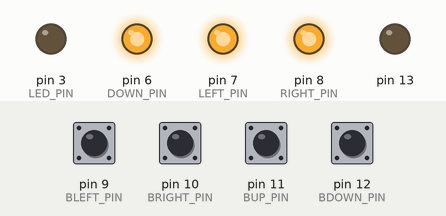
A sketch run on a simulated Arduino Uno, built with avr-gcc and run on an emulated ATmega328P. Shown: output pins drawn as LEDs (lit = HIGH). Inputs (shaded band) come from the test bench; at power-on: pin 9 (BLEFT_PIN), pin 10 (BRIGHT_PIN), pin 11 (BUP_PIN), pin 12 (BDOWN_PIN) HIGH. What the sketch prints to the serial monitor is not drawn.

Above: at 1.2 s.
1.3 s: pin 9 (BLEFT_PIN) pulled LOW for 0.15 s
At 1.37 s:
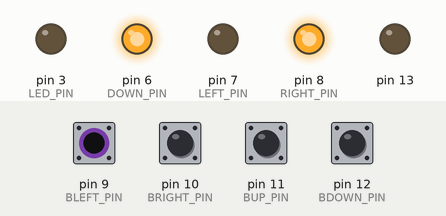
2.9 s: pin 10 (BRIGHT_PIN) pulled LOW for 0.15 s
At 2.97 s:
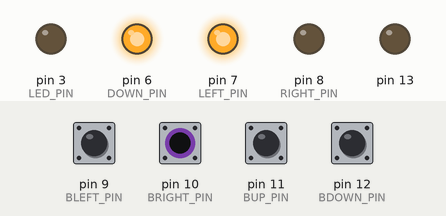
4.5 s: pin 12 (BDOWN_PIN) pulled LOW for 0.15 s
At 4.57 s:
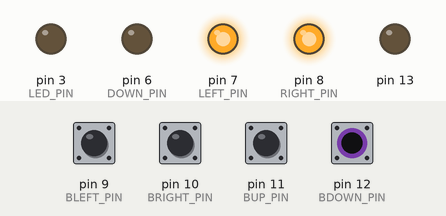
6.1 s: pin 9 (BLEFT_PIN) driven LOW and pin 10 (BRIGHT_PIN) driven LOW
At 6.6 s:
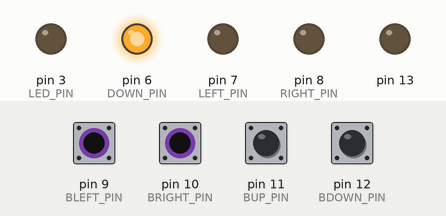
7.6 s: pin 12 (BDOWN_PIN) pulled LOW for 1 s
At 8.4 s:
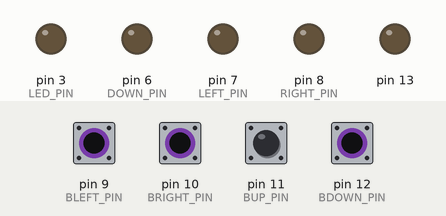
10.1 s: pin 9 (BLEFT_PIN) driven HIGH
At 10.8 s:
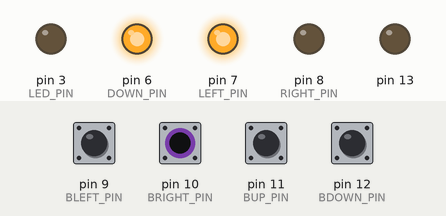
Timing chart, 0 to 12.6 s (numbered marks = the images above; inputs shaded):
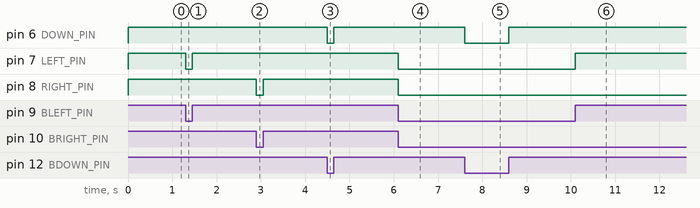

The sketch:

SDGS_Positioner_Controller.ino
```cpp
#define AZM_PIN A1
#define ELV_PIN A2

#define BLEFT_PIN 9
#define BRIGHT_PIN 10
#define BUP_PIN 11
#define BDOWN_PIN 12

#define UP_PIN 5
#define DOWN_PIN 6
#define LEFT_PIN 7
#define RIGHT_PIN 8

#define LED_PIN 3

#define SWITCH_PIN 4
#define BUTTON_PIN 5

#define MINVOLTAGE_AZM_ADDRESS 0
#define MAXVOLTAGE_AZM_ADDRESS 0x8

#include <EEPROM.h>


void setup() {
  Serial.begin(9600);
  pinMode(13, OUTPUT);
  digitalWrite(13, LOW);

  pinMode(BDOWN_PIN, INPUT_PULLUP);
  pinMode(BUP_PIN, INPUT_PULLUP);
  pinMode(BLEFT_PIN, INPUT_PULLUP);
  pinMode(BRIGHT_PIN, INPUT_PULLUP);

  pinMode(UP_PIN ,OUTPUT);
  pinMode(DOWN_PIN ,OUTPUT);
  pinMode(LEFT_PIN ,OUTPUT);
  pinMode(RIGHT_PIN ,OUTPUT);

  pinMode(LED_PIN, OUTPUT);

  pinMode(SWITCH_PIN, INPUT);
  pinMode(BUTTON_PIN, INPUT_PULLUP);

  digitalWrite(LEFT_PIN, HIGH);
  digitalWrite(RIGHT_PIN, HIGH);
  digitalWrite(UP_PIN, HIGH);
  digitalWrite(DOWN_PIN, HIGH);
  digitalWrite(LED_PIN, LOW);

  analogReference(EXTERNAL);

  Serial.println("hello");

}

int commandAction(byte command) {
 switch(command) {
  case 0x1:
    azmLeft();
    return 0xFFFFFFFF;
  case 0x2:
    azmRight();
    return 0xFFFFFFFF;
  case 0x3:
    elvUp();
    return 0xFFFFFFFF;
  case 0x4:
    elvDown();
    return 0xFFFFFFFF;
  case 0x5:
    return 0xFFFFFFFF;
  case 0x6:
    return 0xFFFFFFFF;
  case 0x7:
    return 0xFFFFFFFF;
  case 0x8:
    azmStop();
    return 0xFFFFFFFF;
  case 0x9:
    elvStop();
    return 0xFFFFFFFF;
  case 0xA:
    allStop();
    return 0xFFFFFFFF;
  case 0xB:
    return 0xFFFFFFFF;
  case 0xC:
    return 0xFFFFFFFF;
  case 0xD:
    return 0xFFFFFFFF;
  case 0xE:
    return 0xFFFFFFFF;
  case 0xF:
    return 0xFFFFFFFF;
 }
 if(command >= 0x30 && command < 0x40) {
  return command ^ 0x30 ;
 }
 if(command >= 0x20 && command < 0x30) {
  return command ^ 0x20;
 }
}

void calibrate() {
  float voltageMin;
  float voltageMax;

  //Needs to be written

  //EEPROM.update(MINVOLTAGE_ADDRESS, voltageMin*10);
  //EEPROM.update(MAXVOLTAGE_ADDRESS, voltageMax*10);

}

float getMinVoltage() {
  //float minVoltage = EEPROM.read(MINVOLTAGE_ADDRESS) / 10;
  //return minVoltage;
}

float getMaxVoltage() {
  //float maxVoltage = EEPROM.read(MAXVOLTAGE_ADDRESS) / 10;
  //return maxVoltage;
}

void setMinVoltage(float minVoltage) {
  //EEPROM.update(MINVOLTAGE_ADDRESS, minVoltage);
}

void setMaxVoltage(float maxVoltage) {
  //EEPROM.update(MAXVOLTAGE_ADDRESS, maxVoltage);
}


float getAZMAngle(float minVolts, float maxVolts) {

  int analogVal = analogRead(AZM_PIN);

  float voltage = analogVal*5.0/1023.0;
  float angle = (voltage - minVolts) * (450) / (maxVolts - minVolts) + 0;

  //(x - in_min) * (out_max - out_min) / (in_max - in_min) + out_min;
  return voltage;
}

float getELVAngle(float minVolts, float maxVolts) {

  int analogVal = analogRead(ELV_PIN);

  float voltage = analogVal*5.0/1023.0;
  float angle = (voltage - minVolts) * (450) / (maxVolts - minVolts) + 0;

  //(x - in_min) * (out_max - out_min) / (in_max - in_min) + out_min;
  return angle;
}

bool azmAction(int angle, float minVolts, float maxVolts) {

  float currentAngle = getAZMAngle(minVolts, maxVolts);

  if(currentAngle > angle){
    while(currentAngle > angle) {
      currentAngle = getAZMAngle(minVolts, maxVolts);

      digitalWrite(LED_PIN, HIGH);
      digitalWrite(LEFT_PIN, LOW);
    }
    digitalWrite(LED_PIN, LOW);
    digitalWrite(LEFT_PIN, HIGH);
    return true;
  }
  else if(currentAngle < angle){
    while(currentAngle < angle) {
      currentAngle = getAZMAngle(minVolts, maxVolts);

      digitalWrite(LED_PIN, HIGH);
      digitalWrite(RIGHT_PIN, LOW);
    }
    digitalWrite(LED_PIN, LOW);
    digitalWrite(RIGHT_PIN, HIGH);
    return true;
  }
  else {
    return false;
  }

}

bool elvAction(int angle, float minVolts, float maxVolts) {

  float currentAngle = getELVAngle(minVolts, maxVolts);

  if(currentAngle > angle){
    while(currentAngle > angle) {
      currentAngle = getELVAngle(minVolts, maxVolts);

      digitalWrite(LED_PIN, HIGH);
      digitalWrite(DOWN_PIN, LOW);
    }
    digitalWrite(LED_PIN, LOW);
    digitalWrite(DOWN_PIN, HIGH);
    return true;
  }
  else if(currentAngle < angle){
    while(currentAngle < angle) {
      currentAngle = getELVAngle(minVolts, maxVolts);

      digitalWrite(LED_PIN, HIGH);
      digitalWrite(UP_PIN, LOW);
    }
    digitalWrite(LED_PIN, LOW);
    digitalWrite(UP_PIN, HIGH);
    return true;
  }
  else {
    return false;
  }

}

void azmLeft() {
  digitalWrite(LEFT_PIN, LOW);
  digitalWrite(LED_PIN, HIGH);
}

void azmRight() {
  digitalWrite(RIGHT_PIN, LOW);
  digitalWrite(LED_PIN, HIGH);
}

void elvUp() {
  digitalWrite(UP_PIN, LOW);
  digitalWrite(LED_PIN, HIGH);
}

void elvDown() {
  digitalWrite(DOWN_PIN, LOW);
  digitalWrite(LED_PIN, HIGH);
}

void azmStop() {
  digitalWrite(LEFT_PIN, HIGH);
  digitalWrite(RIGHT_PIN, HIGH);
  digitalWrite(LED_PIN, LOW);
}

void elvStop() {
  digitalWrite(UP_PIN, HIGH);
  digitalWrite(DOWN_PIN, HIGH);
  digitalWrite(LED_PIN, LOW);
}

void allStop(){
  azmStop();
  elvStop();
}

void loop() {
  //Serial.println(getAZMAngle(2.0,4.5));
  /*
  Serial.print(Serial.read());
  Serial.print(" ");
  Serial.println(Serial.available());


  if(Serial.available() > 0) {
    byte message = Serial.read();
    //Serial.println(message, HEX);
    int response = commandAction(message);
    Serial.println(response, HEX);
    //Serial.read();
  } */

  //float voltage = analogRead(AZM_PIN)*5.0/1023.0;
  //Serial.println(voltage);
  //delay(10);

  if(digitalRead(BUP_PIN) == LOW) digitalWrite(UP_PIN, LOW);
  else digitalWrite(UP_PIN,HIGH);

  if(digitalRead(BDOWN_PIN) == LOW) digitalWrite(DOWN_PIN, LOW);
  else digitalWrite(DOWN_PIN,HIGH);

  if(digitalRead(BLEFT_PIN) == LOW) digitalWrite(LEFT_PIN, LOW);
  else digitalWrite(LEFT_PIN,HIGH);

  if(digitalRead(BRIGHT_PIN) == LOW) digitalWrite(RIGHT_PIN, LOW);
  else digitalWrite(RIGHT_PIN,HIGH);
}
```

Measured:
- after the input at 1.3 s, pin 7 (LEFT_PIN): HIGH → LOW at once, → HIGH 0.15 s later
- after the input at 2.9 s, pin 8 (RIGHT_PIN): HIGH → LOW at once, → HIGH 0.15 s later
- after the input at 4.5 s, pin 6 (DOWN_PIN): HIGH → LOW at once, → HIGH 0.15 s later
- after the input at 6.1 s, pin 7 (LEFT_PIN), pin 8 (RIGHT_PIN): HIGH → LOW at once
- after the input at 7.6 s, pin 6 (DOWN_PIN): HIGH → LOW at once, → HIGH 1.0 s later
- after the input at 10.1 s, pin 7 (LEFT_PIN): LOW → HIGH at once
